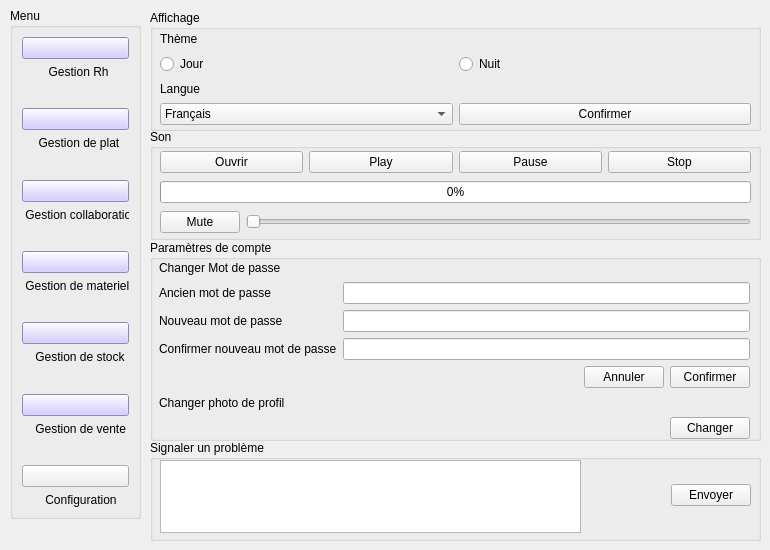
              <widget class="QWidget" name="page_9">
               <widget class="QGroupBox" name="groupBox_17">
                <property name="geometry">
                 <rect>
                  <x>10</x>
                  <y>8</y>
                  <width>131</width>
                  <height>511</height>
                 </rect>
                </property>
                <property name="title">
                 <string>Menu</string>
                </property>
                <layout class="QVBoxLayout" name="verticalLayout_21">
                 <item>
                  <layout class="QVBoxLayout" name="verticalLayout_7">
                   <item>
                    <widget class="QPushButton" name="Aymen_7">
                     <property name="styleSheet">
                      <string notr="true">background-color: rgb(200, 190, 255);</string>
                     </property>
                     <property name="text">
                      <string/>
                     </property>
                     <property name="icon">
                      <iconset resource="rh.qrc">
                       <normaloff>:/rh/rh.png</normaloff>:/rh/rh.png</iconset>
                     </property>
                     <property name="iconSize">
                      <size>
                       <width>50</width>
                       <height>30</height>
                      </size>
                     </property>
                    </widget>
                   </item>
                   <item>
                    <widget class="QLabel" name="label_62">
                     <property name="text">
                      <string>        Gestion Rh</string>
                     </property>
                    </widget>
                   </item>
                   <item>
                    <spacer name="verticalSpacer_40">
                     <property name="orientation">
                      <enum>Qt::Vertical</enum>
                     </property>
                     <property name="sizeHint" stdset="0">
                      <size>
                       <width>20</width>
                       <height>40</height>
                      </size>
                     </property>
                    </spacer>
                   </item>
                   <item>
                    <widget class="QPushButton" name="Moemen_7">
                     <property name="styleSheet">
                      <string notr="true">background-color: rgb(200, 190, 255);</string>
                     </property>
                     <property name="text">
                      <string/>
                     </property>
                     <property name="icon">
                      <iconset resource="plat.qrc">
                       <normaloff>:/plat/plat.png</normaloff>:/plat/plat.png</iconset>
                     </property>
                     <property name="iconSize">
                      <size>
                       <width>50</width>
                       <height>30</height>
                      </size>
                     </property>
                    </widget>
                   </item>
                   <item>
                    <widget class="QLabel" name="label_63">
                     <property name="text">
                      <string>     Gestion de plat</string>
                     </property>
                    </widget>
                   </item>
                   <item>
                    <spacer name="verticalSpacer_41">
                     <property name="orientation">
                      <enum>Qt::Vertical</enum>
                     </property>
                     <property name="sizeHint" stdset="0">
                      <size>
                       <width>20</width>
                       <height>40</height>
                      </size>
                     </property>
                    </spacer>
                   </item>
                   <item>
                    <widget class="QPushButton" name="Salma_7">
                     <property name="styleSheet">
                      <string notr="true">background-color: rgb(200, 190, 255);</string>
                     </property>
                     <property name="text">
                      <string/>
                     </property>
                     <property name="icon">
                      <iconset resource="collab.qrc">
                       <normaloff>:/collab/collaboration.png</normaloff>:/collab/collaboration.png</iconset>
                     </property>
                     <property name="iconSize">
                      <size>
                       <width>50</width>
                       <height>30</height>
                      </size>
                     </property>
                    </widget>
                   </item>
                   <item>
                    <widget class="QLabel" name="label_64">
                     <property name="text">
                      <string> Gestion collaboration</string>
                     </property>
                    </widget>
                   </item>
                   <item>
                    <spacer name="verticalSpacer_42">
                     <property name="orientation">
                      <enum>Qt::Vertical</enum>
                     </property>
                     <property name="sizeHint" stdset="0">
                      <size>
                       <width>20</width>
                       <height>40</height>
                      </size>
                     </property>
                    </spacer>
                   </item>
                   <item>
                    <widget class="QPushButton" name="Sara_7">
                     <property name="styleSheet">
                      <string notr="true">background-color: rgb(200, 190, 255);</string>
                     </property>
                     <property name="text">
                      <string/>
                     </property>
                     <property name="icon">
                      <iconset resource="materiel.qrc">
                       <normaloff>:/materiel/materiel.png</normaloff>:/materiel/materiel.png</iconset>
                     </property>
                     <property name="iconSize">
                      <size>
                       <width>50</width>
                       <height>30</height>
                      </size>
                     </property>
                    </widget>
                   </item>
                   <item>
                    <widget class="QLabel" name="label_65">
                     <property name="text">
                      <string> Gestion de materiels</string>
                     </property>
                    </widget>
                   </item>
                   <item>
                    <spacer name="verticalSpacer_43">
                     <property name="orientation">
                      <enum>Qt::Vertical</enum>
                     </property>
                     <property name="sizeHint" stdset="0">
                      <size>
                       <width>20</width>
                       <height>40</height>
                      </size>
                     </property>
                    </spacer>
                   </item>
                   <item>
                    <widget class="QPushButton" name="Taher_7">
                     <property name="styleSheet">
                      <string notr="true">background-color: rgb(200, 190, 255);</string>
                     </property>
                     <property name="text">
                      <string/>
                     </property>
                     <property name="icon">
                      <iconset resource="stock.qrc">
                       <normaloff>:/stock/stock.png</normaloff>:/stock/stock.png</iconset>
                     </property>
                     <property name="iconSize">
                      <size>
                       <width>50</width>
                       <height>30</height>
                      </size>
                     </property>
                    </widget>
                   </item>
                   <item>
                    <widget class="QLabel" name="label_66">
                     <property name="text">
                      <string>    Gestion de stock</string>
                     </property>
                    </widget>
                   </item>
                   <item>
                    <spacer name="verticalSpacer_44">
                     <property name="orientation">
                      <enum>Qt::Vertical</enum>
                     </property>
                     <property name="sizeHint" stdset="0">
                      <size>
                       <width>20</width>
                       <height>40</height>
                      </size>
                     </property>
                    </spacer>
                   </item>
                   <item>
                    <widget class="QPushButton" name="Ghazi_7">
                     <property name="styleSheet">
                      <string notr="true">background-color: rgb(200, 190, 255);</string>
                     </property>
                     <property name="text">
                      <string/>
                     </property>
                     <property name="icon">
                      <iconset resource="vente.qrc">
                       <normaloff>:/vente/vente.png</normaloff>:/vente/vente.png</iconset>
                     </property>
                     <property name="iconSize">
                      <size>
                       <width>50</width>
                       <height>30</height>
                      </size>
                     </property>
                    </widget>
                   </item>
                   <item>
                    <widget class="QLabel" name="label_67">
                     <property name="text">
                      <string>    Gestion de vente</string>
                     </property>
                    </widget>
                   </item>
                   <item>
                    <spacer name="verticalSpacer_45">
                     <property name="orientation">
                      <enum>Qt::Vertical</enum>
                     </property>
                     <property name="sizeHint" stdset="0">
                      <size>
                       <width>20</width>
                       <height>40</height>
                      </size>
                     </property>
                    </spacer>
                   </item>
                   <item>
                    <widget class="QPushButton" name="Configuration_7">
                     <property name="text">
                      <string/>
                     </property>
                     <property name="icon">
                      <iconset resource="config.qrc">
                       <normaloff>:/config/configuration.png</normaloff>:/config/configuration.png</iconset>
                     </property>
                     <property name="iconSize">
                      <size>
                       <width>50</width>
                       <height>30</height>
                      </size>
                     </property>
                    </widget>
                   </item>
                   <item>
                    <widget class="QLabel" name="label_68">
                     <property name="text">
                      <string>       Configuration</string>
                     </property>
                    </widget>
                   </item>
                  </layout>
                 </item>
                </layout>
               </widget>
               <widget class="QGroupBox" name="groupBox_26">
                <property name="geometry">
                 <rect>
                  <x>150</x>
                  <y>10</y>
                  <width>611</width>
                  <height>121</height>
                 </rect>
                </property>
                <property name="title">
                 <string>Affichage</string>
                </property>
                <widget class="QWidget" name="verticalLayoutWidget_8">
                 <property name="geometry">
                  <rect>
                   <x>10</x>
                   <y>20</y>
                   <width>591</width>
                   <height>95</height>
                  </rect>
                 </property>
                 <layout class="QVBoxLayout" name="verticalLayout_67">
                  <item>
                   <widget class="QLabel" name="label_126">
                    <property name="text">
                     <string>Thème</string>
                    </property>
                   </widget>
                  </item>
                  <item>
                   <layout class="QHBoxLayout" name="horizontalLayout_43">
                    <item>
                     <widget class="QRadioButton" name="radioButton_jour">
                      <property name="text">
                       <string>Jour</string>
                      </property>
                     </widget>
                    </item>
                    <item>
                     <widget class="QRadioButton" name="radioButton_nuit">
                      <property name="text">
                       <string>Nuit</string>
                      </property>
                     </widget>
                    </item>
                   </layout>
                  </item>
                  <item>
                   <widget class="QLabel" name="label_127">
                    <property name="text">
                     <string>Langue</string>
                    </property>
                   </widget>
                  </item>
                  <item>
                   <layout class="QVBoxLayout" name="verticalLayout_69">
                    <item>
                     <layout class="QHBoxLayout" name="horizontalLayout_44">
                      <item>
                       <widget class="QComboBox" name="comboBox_langue">
                        <item>
                         <property name="text">
                          <string>Français</string>
                         </property>
                        </item>
                        <item>
                         <property name="text">
                          <string>English</string>
                         </property>
                        </item>
                       </widget>
                      </item>
                      <item>
                       <widget class="QPushButton" name="confirmer_langue">
                        <property name="text">
                         <string>Confirmer</string>
                        </property>
                       </widget>
                      </item>
                     </layout>
                    </item>
                   </layout>
                  </item>
                 </layout>
                </widget>
               </widget>
               <widget class="QGroupBox" name="groupBox_27">
                <property name="geometry">
                 <rect>
                  <x>150</x>
                  <y>129</y>
                  <width>611</width>
                  <height>111</height>
                 </rect>
                </property>
                <property name="title">
                 <string>Son</string>
                </property>
                <widget class="QWidget" name="verticalLayoutWidget_10">
                 <property name="geometry">
                  <rect>
                   <x>10</x>
                   <y>20</y>
                   <width>591</width>
                   <height>89</height>
                  </rect>
                 </property>
                 <layout class="QVBoxLayout" name="verticalLayout_70">
                  <item>
                   <layout class="QHBoxLayout" name="horizontalLayout_45">
                    <item>
                     <widget class="QPushButton" name="ouvrir_media">
                      <property name="text">
                       <string>Ouvrir</string>
                      </property>
                     </widget>
                    </item>
                    <item>
                     <widget class="QPushButton" name="play_media">
                      <property name="text">
                       <string>Play</string>
                      </property>
                     </widget>
                    </item>
                    <item>
                     <widget class="QPushButton" name="pause_media">
                      <property name="text">
                       <string>Pause</string>
                      </property>
                     </widget>
                    </item>
                    <item>
                     <widget class="QPushButton" name="stop_media">
                      <property name="text">
                       <string>Stop</string>
                      </property>
                     </widget>
                    </item>
                   </layout>
                  </item>
                  <item>
                   <layout class="QHBoxLayout" name="horizontalLayout_46">
                    <item>
                     <widget class="QProgressBar" name="avancement_media">
                      <property name="value">
                       <number>0</number>
                      </property>
                     </widget>
                    </item>
                   </layout>
                  </item>
                  <item>
                   <layout class="QHBoxLayout" name="horizontalLayout_47">
                    <item>
                     <layout class="QHBoxLayout" name="horizontalLayout_48">
                      <item>
                       <widget class="QPushButton" name="mute_media">
                        <property name="text">
                         <string>Mute</string>
                        </property>
                       </widget>
                      </item>
                      <item>
                       <widget class="QSlider" name="volume_media">
                        <property name="orientation">
                         <enum>Qt::Horizontal</enum>
                        </property>
                       </widget>
                      </item>
                     </layout>
                    </item>
                   </layout>
                  </item>
                 </layout>
                </widget>
               </widget>
               <widget class="QGroupBox" name="groupBox_28">
                <property name="geometry">
                 <rect>
                  <x>150</x>
                  <y>240</y>
                  <width>611</width>
                  <height>201</height>
                 </rect>
                </property>
                <property name="title">
                 <string>Paramètres de compte </string>
                </property>
                <widget class="QWidget" name="verticalLayoutWidget_11">
                 <property name="geometry">
                  <rect>
                   <x>9</x>
                   <y>19</y>
                   <width>591</width>
                   <height>180</height>
                  </rect>
                 </property>
                 <layout class="QVBoxLayout" name="verticalLayout_71">
                  <item>
                   <widget class="QLabel" name="label_129">
                    <property name="text">
                     <string>Changer Mot de passe</string>
                    </property>
                   </widget>
                  </item>
                  <item>
                   <layout class="QVBoxLayout" name="verticalLayout_72">
                    <item>
                     <layout class="QFormLayout" name="formLayout_12">
                      <item row="0" column="0">
                       <widget class="QLabel" name="ancienMotDePasseLabel">
                        <property name="text">
                         <string>Ancien mot de passe</string>
                        </property>
                       </widget>
                      </item>
                      <item row="0" column="1">
                       <widget class="QLineEdit" name="ancienMotDePasseLineEdit"/>
                      </item>
                      <item row="1" column="0">
                       <widget class="QLabel" name="nouveauMotDePasseLabel">
                        <property name="text">
                         <string>Nouveau mot de passe</string>
                        </property>
                       </widget>
                      </item>
                      <item row="1" column="1">
                       <widget class="QLineEdit" name="nouveauMotDePasseLineEdit"/>
                      </item>
                      <item row="2" column="0">
                       <widget class="QLabel" name="confirmerNouveauMotDePasseLabel">
                        <property name="text">
                         <string>Confirmer nouveau mot de passe</string>
                        </property>
                       </widget>
                      </item>
                      <item row="2" column="1">
                       <widget class="QLineEdit" name="confirmerNouveauMotDePasseLineEdit"/>
                      </item>
                     </layout>
                    </item>
                   </layout>
                  </item>
                  <item>
                   <layout class="QHBoxLayout" name="horizontalLayout_50">
                    <item>
                     <spacer name="horizontalSpacer_29">
                      <property name="orientation">
                       <enum>Qt::Horizontal</enum>
                      </property>
                      <property name="sizeHint" stdset="0">
                       <size>
                        <width>40</width>
                        <height>20</height>
                       </size>
                      </property>
                     </spacer>
                    </item>
                    <item>
                     <widget class="QPushButton" name="annuler_chan_mdp">
                      <property name="text">
                       <string>Annuler</string>
                      </property>
                     </widget>
                    </item>
                    <item>
                     <widget class="QPushButton" name="confirmer_chan_mdp">
                      <property name="text">
                       <string>Confirmer</string>
                      </property>
                     </widget>
                    </item>
                   </layout>
                  </item>
                  <item>
                   <widget class="QLabel" name="label_128">
                    <property name="text">
                     <string>Changer photo de profil</string>
                    </property>
                   </widget>
                  </item>
                  <item>
                   <layout class="QHBoxLayout" name="horizontalLayout_49">
                    <item>
                     <spacer name="horizontalSpacer_28">
                      <property name="orientation">
                       <enum>Qt::Horizontal</enum>
                      </property>
                      <property name="sizeHint" stdset="0">
                       <size>
                        <width>40</width>
                        <height>20</height>
                       </size>
                      </property>
                     </spacer>
                    </item>
                    <item>
                     <widget class="QPushButton" name="ajouter_image">
                      <property name="text">
                       <string>Changer</string>
                      </property>
                     </widget>
                    </item>
                   </layout>
                  </item>
                 </layout>
                </widget>
               </widget>
               <widget class="QGroupBox" name="groupBox_29">
                <property name="geometry">
                 <rect>
                  <x>150</x>
                  <y>440</y>
                  <width>611</width>
                  <height>101</height>
                 </rect>
                </property>
                <property name="title">
                 <string>Signaler un problème</string>
                </property>
                <widget class="QWidget" name="verticalLayoutWidget_13">
                 <property name="geometry">
                  <rect>
                   <x>10</x>
                   <y>20</y>
                   <width>421</width>
                   <height>73</height>
                  </rect>
                 </property>
                 <layout class="QVBoxLayout" name="verticalLayout_73">
                  <item>
                   <widget class="QPlainTextEdit" name="plainTextEdit_probleme"/>
                  </item>
                 </layout>
                </widget>
                <widget class="QWidget" name="horizontalLayoutWidget_12">
                 <property name="geometry">
                  <rect>
                   <x>440</x>
                   <y>20</y>
                   <width>161</width>
                   <height>71</height>
                  </rect>
                 </property>
                 <layout class="QHBoxLayout" name="horizontalLayout_51">
                  <item>
                   <spacer name="horizontalSpacer_30">
                    <property name="orientation">
                     <enum>Qt::Horizontal</enum>
                    </property>
                    <property name="sizeHint" stdset="0">
                     <size>
                      <width>40</width>
                      <height>20</height>
                     </size>
                    </property>
                   </spacer>
                  </item>
                  <item>
                   <widget class="QPushButton" name="pushButton_15">
                    <property name="text">
                     <string>Envoyer</string>
                    </property>
                   </widget>
                  </item>
                 </layout>
                </widget>
               </widget>
              </widget>
